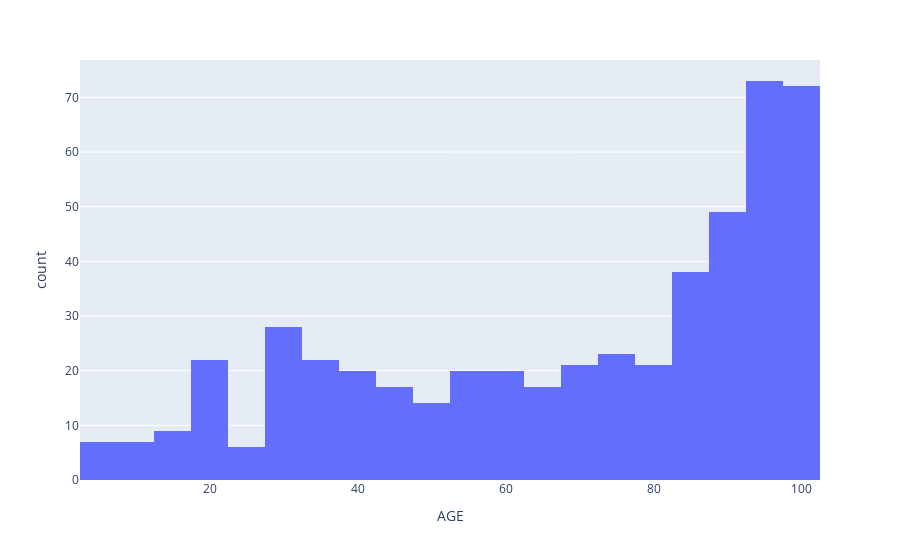

The code cell stored with this chart in its notebook:
### Code cell


### Figure 1 — Plotly figure (JSON) as saved in the notebook; plotly's stock layout.template omitted (floating-point values rounded to 4 significant figures; data arrays with more than 128 entries replaced by an {"elided": "..."} marker saying what was removed)
{"data": [{"alignmentgroup": "True", "bingroup": "x", "hovertemplate": "AGE=%{x}<br>count=%{y}<extra></extra>", "legendgroup": "", "marker": {"color": "#636efa"}, "name": "", "offsetgroup": "", "orientation": "v", "showlegend": false, "type": "histogram", "x": {"elided": "506 float values"}, "xaxis": "x", "yaxis": "y"}], "layout": {"barmode": "relative", "legend": {"tracegroupgap": 0}, "margin": {"t": 60}, "xaxis": {"anchor": "y", "domain": [0, 1], "title": {"text": "AGE"}}, "yaxis": {"anchor": "x", "domain": [0, 1], "title": {"text": "count"}}}}
